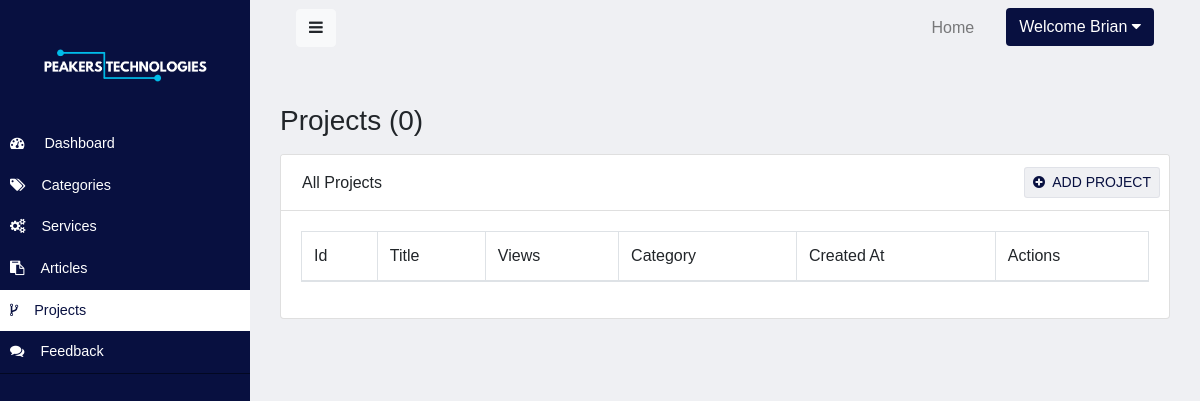
The app's page /staff/projects (signed in), older data.
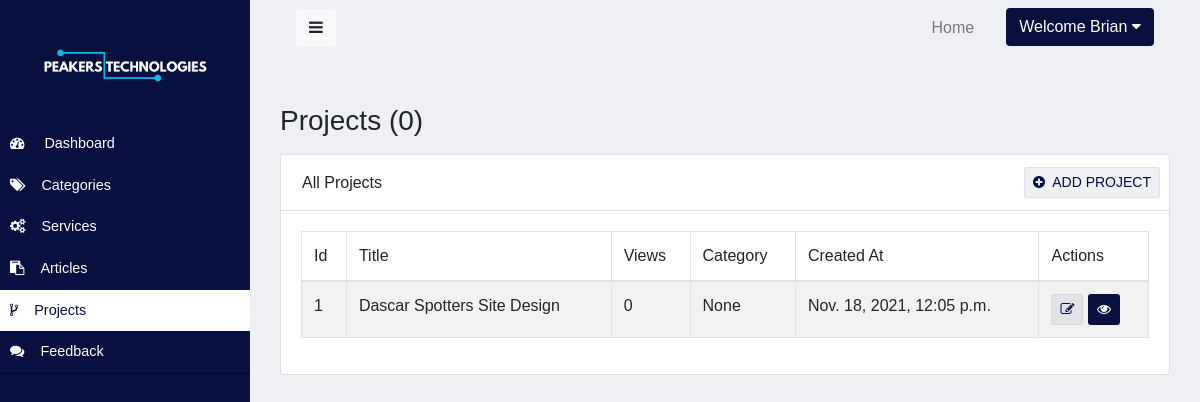
The same page, newer data.
### website/models.py (models this page shows, shortened)
class Project(models.Model):
    title = models.CharField(max_length = 50)
    description = models.TextField()
    views = models.IntegerField(default=0,blank=True)
    slug = models.SlugField(max_length=200)
    image_url = models.ImageField()
    project_url = models.CharField(max_length= 255, blank=True, null = True)
    keywords = models.TextField()
    service = models.ForeignKey(Service, on_delete=models.SET_NULL, null=True, blank=True)
    created_at = models.DateTimeField(auto_now_add=True)
    updated_at = models.DateTimeField(auto_now=True)

### website/views.py (the view)
# urls.py: path('projects', ProjectList.as_view(), name="projects"),
@method_decorator(login_required, name="dispatch")
class ProjectList(LoginRequiredMixin, ListView):
    model = Project
    context_object_name = 'projects'
    template_name = "admin/projects.html"

### website/templates/admin/projects.html
{% extends 'admin/layouts/admin-base.html' %}
{% block 'content' %}
<div class="container">
    <h3 class="mt-5 mb-3">Projects ({{Projects | length}})</h3>
    <div class="row justify-content-center">
        <div class="col-lg-12">
            <div class="card">
                <div class="card-header">
                    <div class="row">
                        <h6 class="ml-3 my-auto">All Projects</h6>
                        <a href="{% url 'add_project' %}" class="btn btn-text-main btn-sm ml-auto mr-1">
                            <i class="fa fa-plus-circle mr-1"></i>
                            ADD PROJECT
                        </a>
                    </div>
                </div>
                <div class="card-body">
                    <table class="table table-striped table-bordered">
                        <thead>
                            <tr>
                                <td>Id</td>
                                <td>Title</td>
                                <td>Views</td>
                                <td>Category</td>
                                <td>Created At</td>
                                <td>Actions</td>
                            </tr>
                        </thead>
                        <tbody>
                            {% for project in projects %}
                            <tr>
                                <td>{{project.id}}</td>
                                <td>{{project.title}}</td>
                                <td>{{project.views}}</td>
                                <td>{{project.service}}</td>
                                <td>{{project.created_at}}</td>
                                <td>
                                    <a href="{% url 'update_project' project.id %}" class="btn btn-text-main btn-sm">
                                        <i class="fa fa-edit"></i>
                                    </a>
                                    <a href="{% url 'view_project' project.id %}" class="btn btn-main btn-sm">
                                        <i class="fa fa-eye"></i>
                                    </a>
                                </td>
                            </tr>
                            {% endfor %}
                        </tbody>
                    </table>
                </div>
            </div>
        </div>
    </div>
</div>
{% endblock %}

Row changes from the older to the newer data that the page shows:
added Project: id "1", title "Dascar Spotters Site Design", views "0", service "None", created_at "Nov. 18, 2021, 12:05 p.m."
